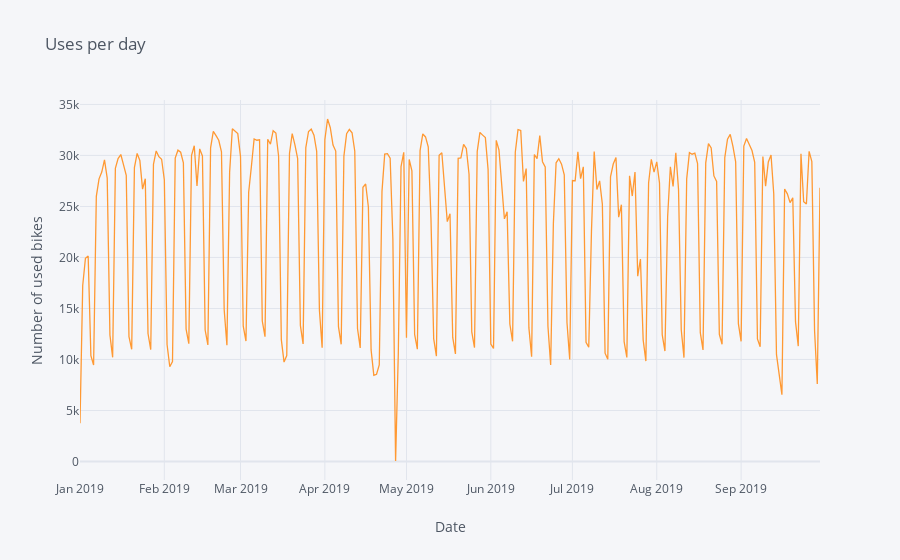

Notebook cell for this chart:
### Code cell
data_bici_count.iplot(x = 'Fecha_Retiro',y = 'Ciclo_Estacion_Retiro', xTitle = 'Date', yTitle = 'Number of used bikes', title = 'Uses per day')

### Figure 1 — Plotly figure (JSON) as saved in the notebook; plotly's stock layout.template omitted (floating-point values rounded to 4 significant figures; data arrays with more than 128 entries replaced by an {"elided": "..."} marker saying what was removed)
{"data": [{"line": {"color": "rgba(255, 153, 51, 1.0)", "dash": "solid", "shape": "linear", "width": 1.3}, "mode": "lines", "name": "Ciclo_Estacion_Retiro", "text": "", "type": "scatter", "x": {"elided": "273 str values"}, "y": {"elided": "273 int values"}}], "layout": {"legend": {"bgcolor": "#F5F6F9", "font": {"color": "#4D5663"}}, "paper_bgcolor": "#F5F6F9", "plot_bgcolor": "#F5F6F9", "title": {"font": {"color": "#4D5663"}, "text": "Uses per day"}, "xaxis": {"gridcolor": "#E1E5ED", "showgrid": true, "tickfont": {"color": "#4D5663"}, "title": {"font": {"color": "#4D5663"}, "text": "Date"}, "zerolinecolor": "#E1E5ED"}, "yaxis": {"gridcolor": "#E1E5ED", "showgrid": true, "tickfont": {"color": "#4D5663"}, "title": {"font": {"color": "#4D5663"}, "text": "Number of used bikes"}, "zerolinecolor": "#E1E5ED"}}}
